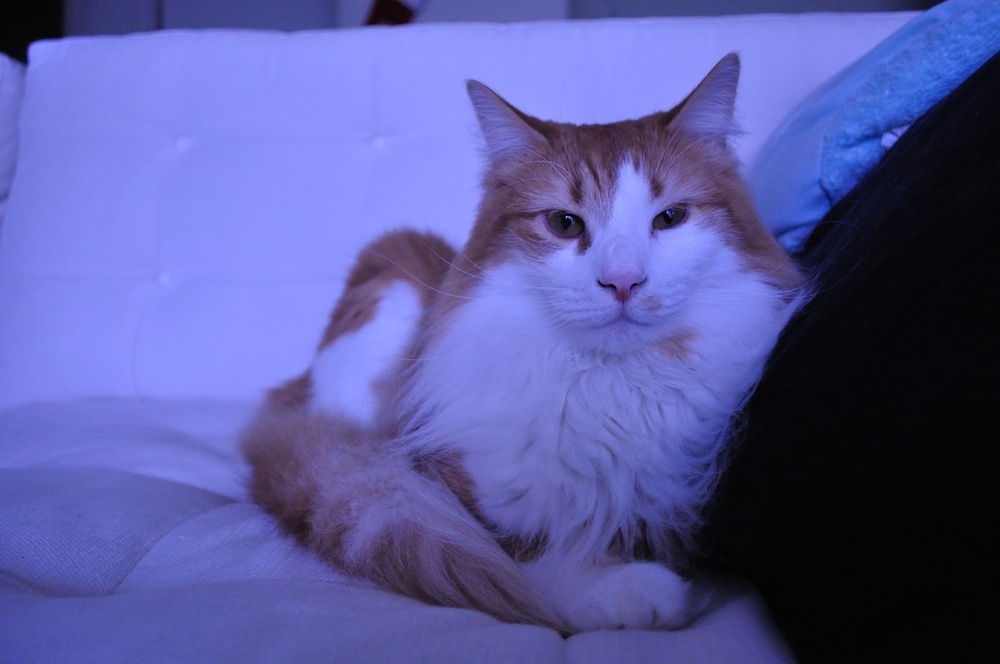
#> input picture midterm/task2.jpg, 1000 x 664 px, shrunk from 1600 x 1063 before the run
$ jupyter execute Task2.ipynb   (older library calls are emulated)
#> lines starting #> are read from the running program, lines starting #| are printed output that depends on the picture
[cell 1]
import numpy as npfrom
from scipy import misc
import matplotlib.pyplot as plt
import matplotlib.image as img
from scipy import ndimage as nimg
from scipy import misc
from skimage import feature
import numpy as np

pic3 = misc.imread('task2.jpg',mode='L')
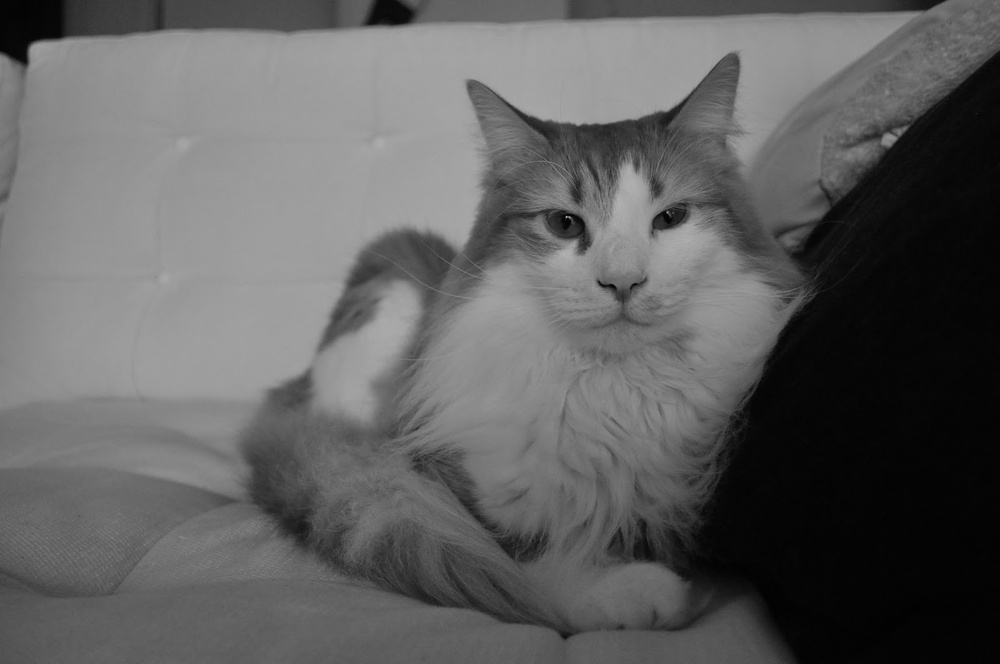
#> pic3: shape (664, 1000); min 1, max 186, mean 96.1

pic3 = pic3 * 1.45
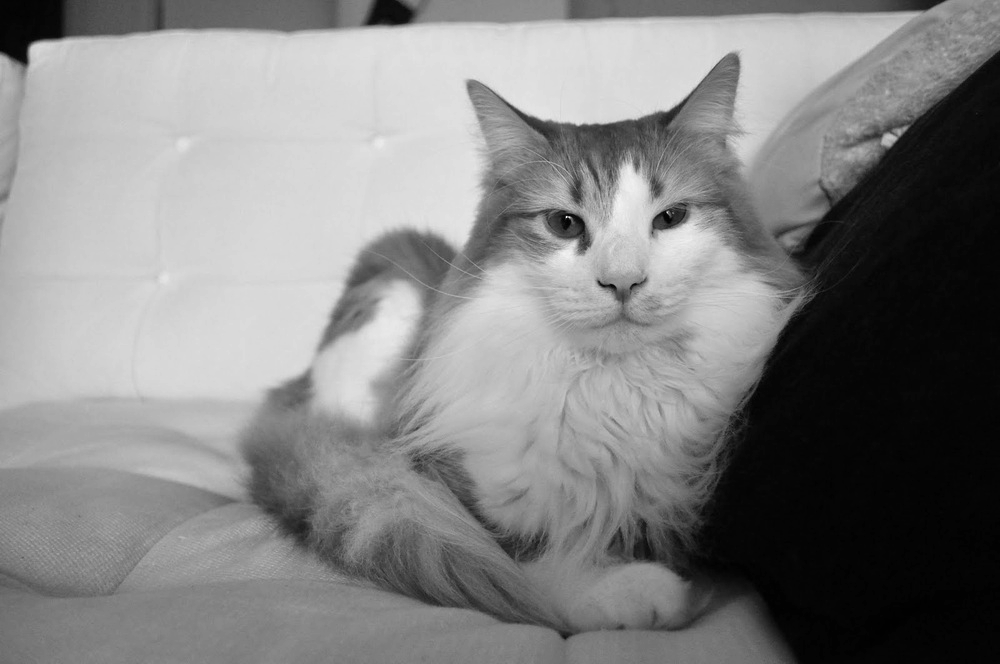
#> pic3: shape (664, 1000) float64; min 1.45, max 269.7, mean 139.3; drawn with min black and max white

fig = plt.figure(figsize=(15, 10))
plt.subplot(121)
plt.imshow(pic3)
plt.subplot(122)
plt.hist(pic3.ravel(),256,[0,256]);

plt.show()
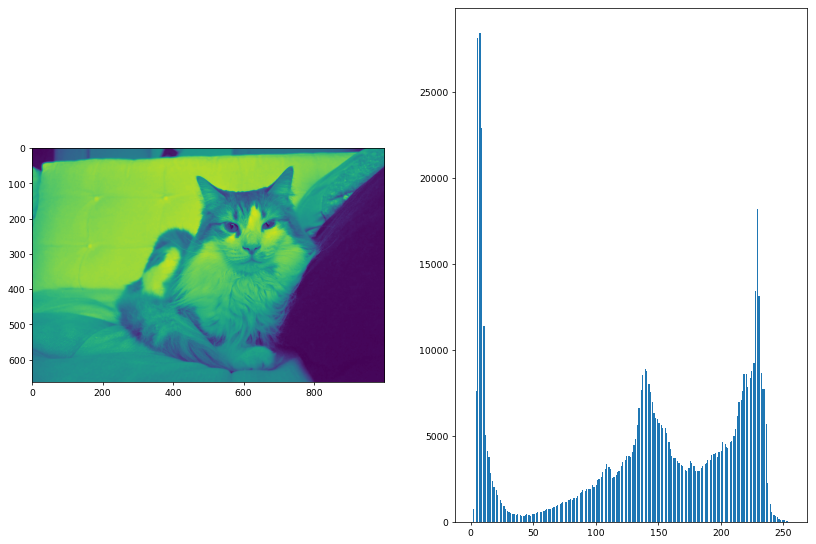
#> figure drawn by matplotlib, 2 panels; panel 2: tallest bar 28449 high, from x = 7 to 8

$ run again, with midterm/task1.jpg copied over midterm/task2.jpg
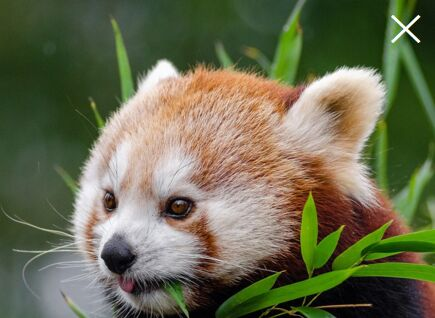
#> input picture midterm/task1.jpg, 435 x 318 px
#> `pic3 = misc.imread('task2.jpg',mode='L')`:
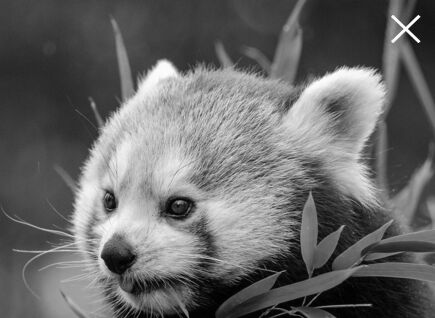
#> pic3: shape (318, 435); min 0, max 255, mean 104.8
#> `plt.show()`:
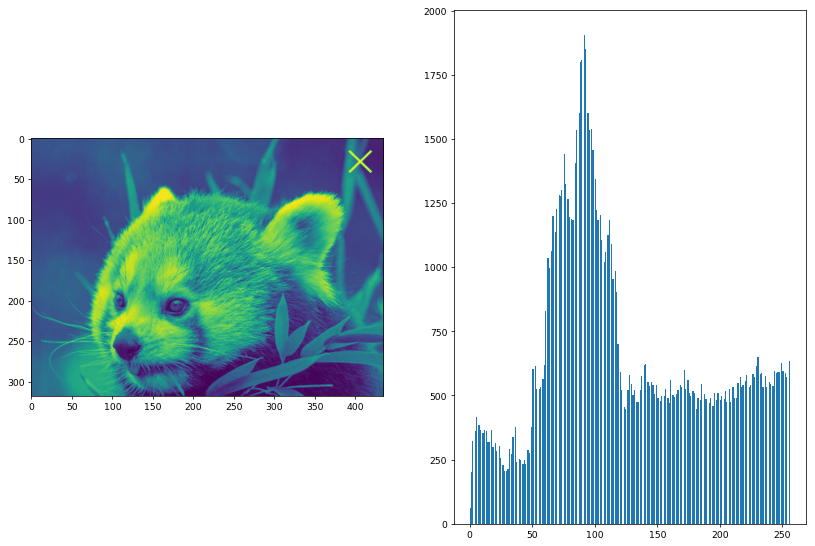
#> figure drawn by matplotlib, 2 panels; panel 2: tallest bar 1907 high, from x = 91 to 92

$ run again, with midterm/task3.jpg copied over midterm/task2.jpg
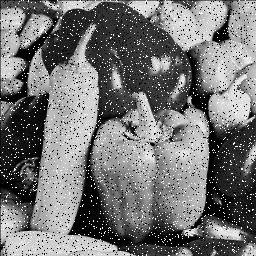
#> input picture midterm/task3.jpg, 256 x 256 px
#> pic3 is the input picture: shape (256, 256); min 0, max 255, mean 117
#> `plt.show()`:
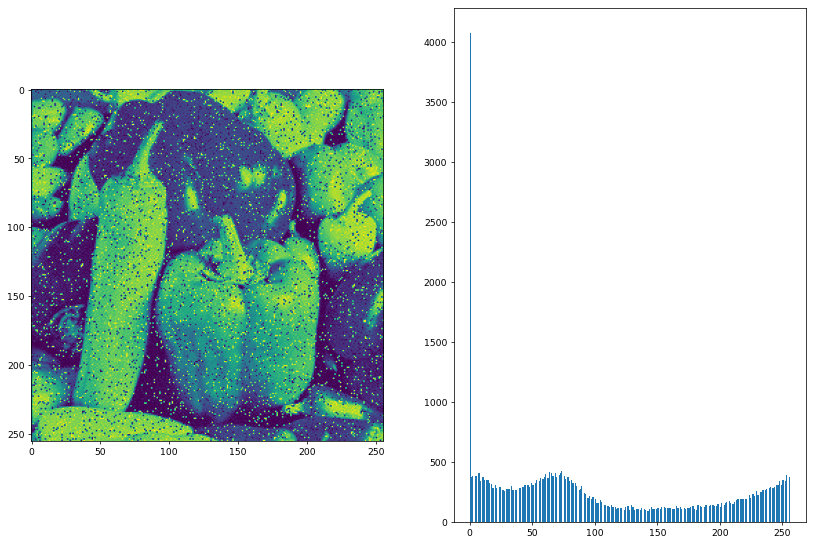
#> figure drawn by matplotlib, 2 panels; panel 2: tallest bar 4073 high, from x = 0 to 1
